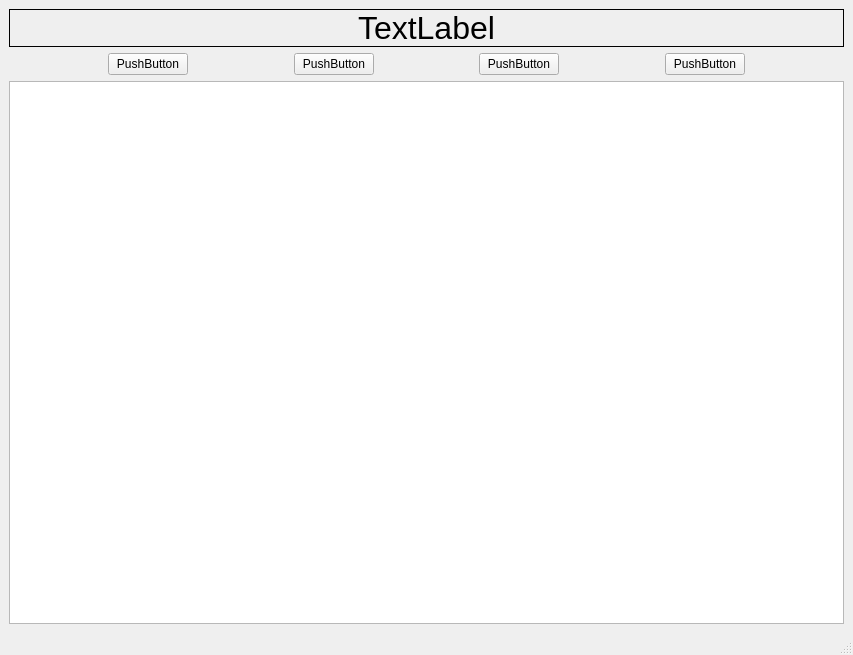
<?xml version="1.0" encoding="UTF-8"?>
<ui version="4.0">
 <class>MainWindow</class>
 <widget class="QMainWindow" name="MainWindow">
  <property name="geometry">
   <rect>
    <x>0</x>
    <y>0</y>
    <width>853</width>
    <height>655</height>
   </rect>
  </property>
  <property name="windowTitle">
   <string>MainWindow</string>
  </property>
  <widget class="QWidget" name="centralwidget">
   <layout class="QGridLayout" name="gridLayout">
    <item row="0" column="0">
     <layout class="QVBoxLayout" name="verticalLayout">
      <item>
       <widget class="QLabel" name="label">
        <property name="sizePolicy">
         <sizepolicy hsizetype="Preferred" vsizetype="Minimum">
          <horstretch>0</horstretch>
          <verstretch>0</verstretch>
         </sizepolicy>
        </property>
        <property name="font">
         <font>
          <pointsize>24</pointsize>
         </font>
        </property>
        <property name="frameShape">
         <enum>QFrame::Box</enum>
        </property>
        <property name="text">
         <string>TextLabel</string>
        </property>
        <property name="alignment">
         <set>Qt::AlignCenter</set>
        </property>
       </widget>
      </item>
      <item>
       <layout class="QHBoxLayout" name="horizontalLayout">
        <item>
         <spacer name="horizontalSpacer_3">
          <property name="orientation">
           <enum>Qt::Horizontal</enum>
          </property>
          <property name="sizeHint" stdset="0">
           <size>
            <width>40</width>
            <height>20</height>
           </size>
          </property>
         </spacer>
        </item>
        <item>
         <widget class="QPushButton" name="pushButton">
          <property name="text">
           <string>PushButton</string>
          </property>
         </widget>
        </item>
        <item>
         <spacer name="horizontalSpacer">
          <property name="orientation">
           <enum>Qt::Horizontal</enum>
          </property>
          <property name="sizeHint" stdset="0">
           <size>
            <width>40</width>
            <height>20</height>
           </size>
          </property>
         </spacer>
        </item>
        <item>
         <widget class="QPushButton" name="pushButton_2">
          <property name="text">
           <string>PushButton</string>
          </property>
         </widget>
        </item>
        <item>
         <spacer name="horizontalSpacer_2">
          <property name="orientation">
           <enum>Qt::Horizontal</enum>
          </property>
          <property name="sizeHint" stdset="0">
           <size>
            <width>40</width>
            <height>20</height>
           </size>
          </property>
         </spacer>
        </item>
        <item>
         <widget class="QPushButton" name="pushButton_3">
          <property name="text">
           <string>PushButton</string>
          </property>
         </widget>
        </item>
        <item>
         <spacer name="horizontalSpacer_4">
          <property name="orientation">
           <enum>Qt::Horizontal</enum>
          </property>
          <property name="sizeHint" stdset="0">
           <size>
            <width>40</width>
            <height>20</height>
           </size>
          </property>
         </spacer>
        </item>
        <item>
         <widget class="QPushButton" name="pushButton_4">
          <property name="text">
           <string>PushButton</string>
          </property>
         </widget>
        </item>
        <item>
         <spacer name="horizontalSpacer_5">
          <property name="orientation">
           <enum>Qt::Horizontal</enum>
          </property>
          <property name="sizeHint" stdset="0">
           <size>
            <width>40</width>
            <height>20</height>
           </size>
          </property>
         </spacer>
        </item>
       </layout>
      </item>
      <item>
       <widget class="QListWidget" name="listWidget"/>
      </item>
     </layout>
    </item>
   </layout>
  </widget>
  <widget class="QMenuBar" name="menubar">
   <property name="geometry">
    <rect>
     <x>0</x>
     <y>0</y>
     <width>853</width>
     <height>24</height>
    </rect>
   </property>
  </widget>
  <widget class="QStatusBar" name="statusbar"/>
 </widget>
 <resources/>
 <connections/>
</ui>
